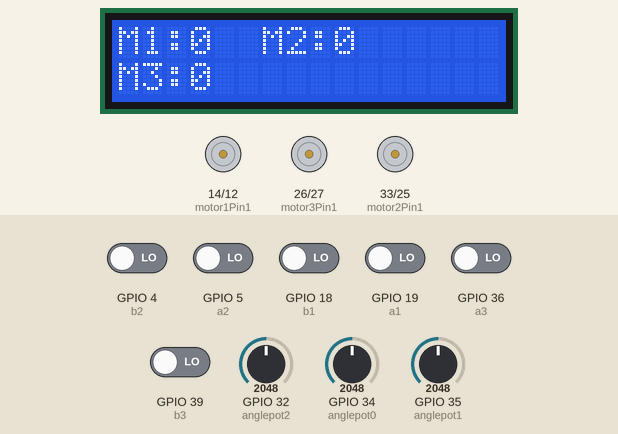
A sketch run on a simulated ESP32. On the bench: 16×2 character LCD, motor-driver pin pairs drawn as motors (green arrow = first pin HIGH = forward, orange = second pin HIGH = backward, longer = more drive). The test bench sets the inputs (shaded band); at power-on: GPIO 4 (b2), GPIO 5 (a2), GPIO 18 (b1), GPIO 19 (a1), GPIO 36 (a3), GPIO 39 (b3) LOW, GPIO 32 (anglepot2) = 2048, GPIO 34 (anglepot0) = 2048, GPIO 35 (anglepot1) = 2048.

Above: at 1.2 s.
1.3 s: GPIO 5 (a2) driven HIGH
At 2.5 s:
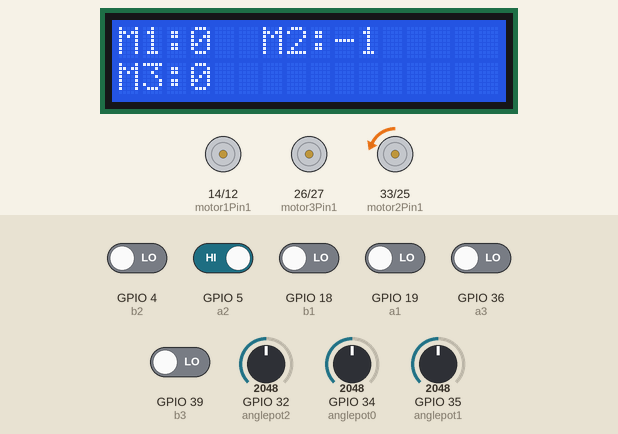
3.1 s: GPIO 19 (a1) driven HIGH
At 4.2 s:
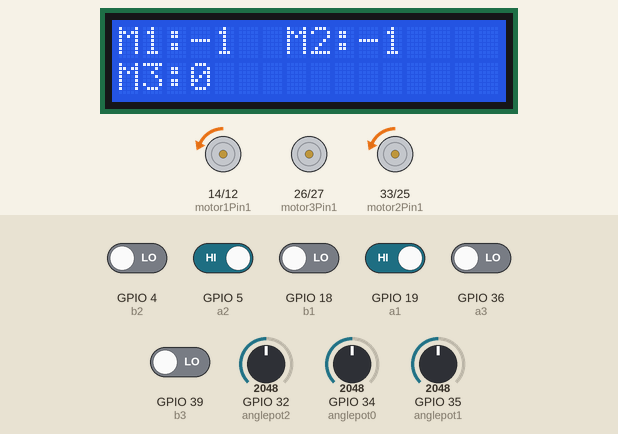
4.7 s: GPIO 36 (a3) driven HIGH
At 5.9 s:
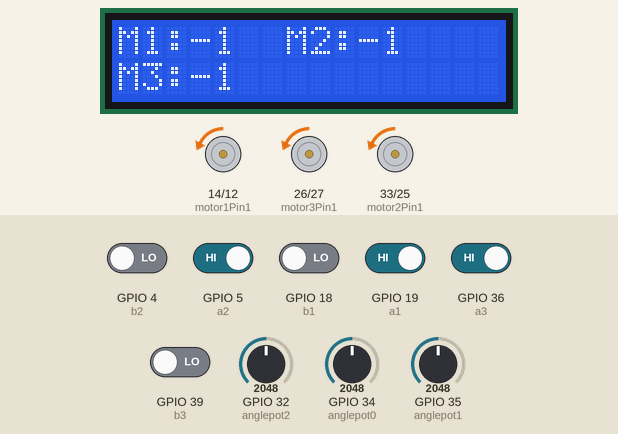
6.3 s: GPIO 32 (anglepot2) set to 2866
At 7.0 s:
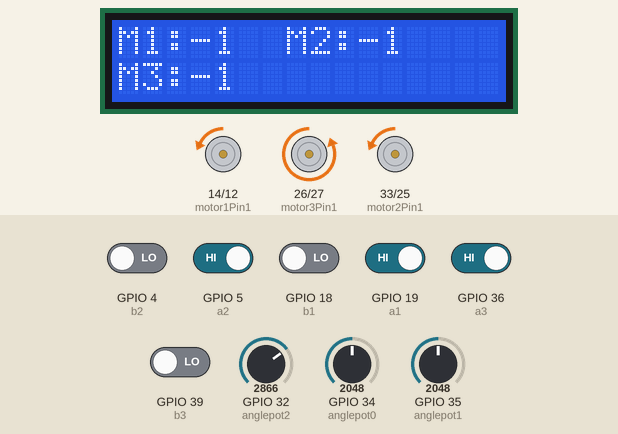
7.8 s: GPIO 34 (anglepot0) set to 2866
At 8.2 s:
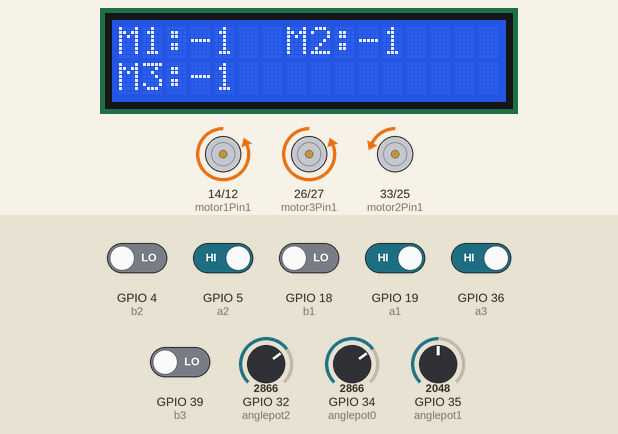
9.3 s: GPIO 35 (anglepot1) set to 2866
At 10.5 s:
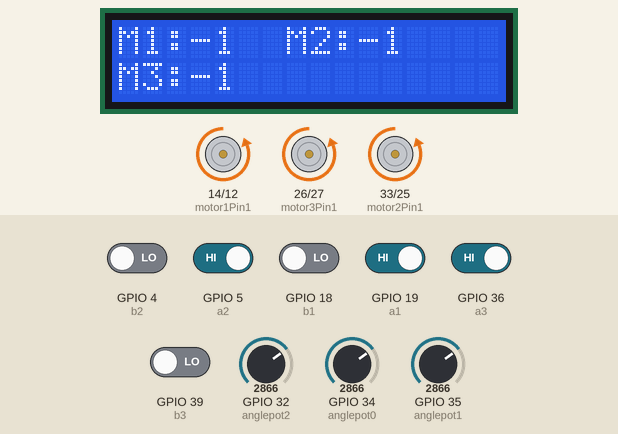
Timing chart, 0 to 11.8 s (numbered marks = the images above; inputs shaded):
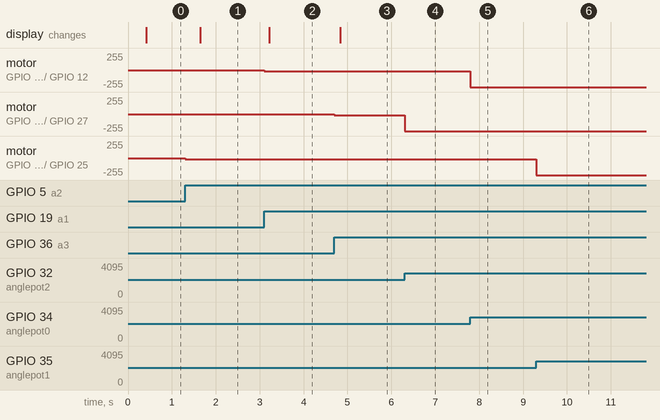

Measured:
- after the input at 1.3 s, motor on GPIO 33 (motor2Pin1) / GPIO 25 (motor2Pin2): stopped → backward 15/255 at once; the display: changes after 0.34 s (image 1)
- after the input at 3.1 s, motor on GPIO 14 (motor1Pin1) / GPIO 12 (motor1Pin2): stopped → backward 15/255 at once; the display: changes after 0.12 s (image 2)
- after the input at 4.7 s, motor on GPIO 26 (motor3Pin1) / GPIO 27 (motor3Pin2): stopped → backward 15/255 at once; the display: changes after 0.13 s (image 3)
- after the input at 6.3 s, motor on GPIO 26 (motor3Pin1) / GPIO 27 (motor3Pin2): backward 15/255 → backward 255/255 at once
- after the input at 7.8 s, motor on GPIO 14 (motor1Pin1) / GPIO 12 (motor1Pin2): backward 15/255 → backward 255/255 at once
- after the input at 9.3 s, motor on GPIO 33 (motor2Pin1) / GPIO 25 (motor2Pin2): backward 15/255 → backward 255/255 at once

The sketch:

Robotic_Arm_V5_Clean.ino
```cpp
#include <LiquidCrystal_I2C.h>
LiquidCrystal_I2C lcd(0x27, 16, 2);

int anglepot0= 34;
int anglepot1=35;
int anglepot2=32;

int a1=19;
int b1=18;
int a2=5;
int b2=4;
int a3=36;
int b3=39;
int motor1Pin1 = 14;
int motor1Pin2 = 12;
int motor2Pin1=33;
int motor2Pin2=25;
int motor3Pin1=26;
int motor3Pin2=27;
int pos[3];
int setpos[3];
float kp=15,kd=0.010,ki=0;
long prevt[3];
float eprev[3],einteg[3],deltaT[3],dervative[3],pidOutput[3];
const int freq = 30000;
const int pwmChannel_11 = 0;
const int pwmChannel_12 = 1;
const int pwmChannel_21 = 2;
const int pwmChannel_22 = 3;
const int pwmChannel_31 = 4;
const int pwmChannel_32 = 5;
const int resolution = 8;
float pre;


void readencoder1()
{
  int f= digitalRead(b1);
  if(f>0)
  pos[0]++;
  else
  pos[0]--;
}
void readencoder2()
{
  int f= digitalRead(b2);
  if(f>0)
  pos[1]++;
  else
  pos[1]--;
}
void readencoder3()
{
  int f= digitalRead(b3);
  if(f>0)
  pos[2]++;
  else
  pos[2]--;
}

float pid(int i)
{
 float calc;
 long currt = micros();
 deltaT[i]= ((float)(currt-prevt[i]))/1.0e6;
 prevt[i]=currt;
 int e=setpos[i]-pos[i];
 dervative[i]= (e-eprev[i])/(deltaT[i]);
 einteg[i] = einteg[i]+ e*deltaT[i];
 eprev[i]=e;
 return calc= kp*e+kd*dervative[i]+ki*einteg[i];
}

void motorwrite(int channel1,int channel2,int val)
{
 int dutyc = constrain(fabs(val),0,255);
 if(val<0)
 {ledcWrite(channel2,0);
 ledcWrite(channel1,dutyc);}
 else
 {ledcWrite(channel1,0);
 ledcWrite(channel2,dutyc);
 }
}

void setup()
{
 pinMode(anglepot0,INPUT);
 pinMode(anglepot1,INPUT);
 pinMode(anglepot2,INPUT);
 pinMode(b1,INPUT);
 pinMode(b2,INPUT);
 pinMode(b3,INPUT);
 pinMode(motor1Pin1,OUTPUT);
 pinMode(motor1Pin2,OUTPUT);
 pinMode(motor2Pin1,OUTPUT);
 pinMode(motor2Pin2,OUTPUT);
 pinMode(motor3Pin1,OUTPUT);
 pinMode(motor3Pin2,OUTPUT);

 ledcSetup(pwmChannel_11, freq, resolution);
 ledcSetup(pwmChannel_12, freq, resolution);
 ledcSetup(pwmChannel_21, freq, resolution);
 ledcSetup(pwmChannel_22, freq, resolution);
 ledcSetup(pwmChannel_31, freq, resolution);
 ledcSetup(pwmChannel_32, freq, resolution);

 ledcAttachPin(motor1Pin1, pwmChannel_11);
 ledcAttachPin(motor1Pin2, pwmChannel_12);
 ledcAttachPin(motor2Pin1, pwmChannel_21);
 ledcAttachPin(motor2Pin2, pwmChannel_22);
 ledcAttachPin(motor3Pin1, pwmChannel_31);
 ledcAttachPin(motor3Pin2, pwmChannel_32);

 attachInterrupt(digitalPinToInterrupt(a1), readencoder1, RISING);
 attachInterrupt(digitalPinToInterrupt(a2), readencoder2, RISING);
 attachInterrupt(digitalPinToInterrupt(a3), readencoder3, RISING);
 lcd.init();
 lcd.backlight();
 Serial.begin(115200);
}

void loop() {

setpos[0]=map(analogRead(anglepot0),0,4096,-187,187);
setpos[1]=map(analogRead(anglepot1),0,4096,-187,187);
setpos[2]=map(analogRead(anglepot2),0,4096,-187,187);
pidOutput[0]= pid(0);
pidOutput[1]= pid(1);
pidOutput[2]= pid(2);
motorwrite(pwmChannel_11,pwmChannel_12,pidOutput[0]);
motorwrite(pwmChannel_21,pwmChannel_22,pidOutput[1]);
motorwrite(pwmChannel_31,pwmChannel_32,pidOutput[2]);


long t=millis();
if((t-pre)>400){

lcd.setCursor(0, 0);
lcd.print("M1:");
lcd.print(map(pos[0],-187,187,-135,135));
lcd.print("  ");
lcd.print("M2:");
lcd.print(map(pos[1],-187,187,-135,135));
lcd.print("  ");
lcd.setCursor(0, 1);
lcd.print("M3:");
lcd.print(map(pos[2],-187,187,-135,135));
lcd.print("  ");
pre=t;
}


}
```
